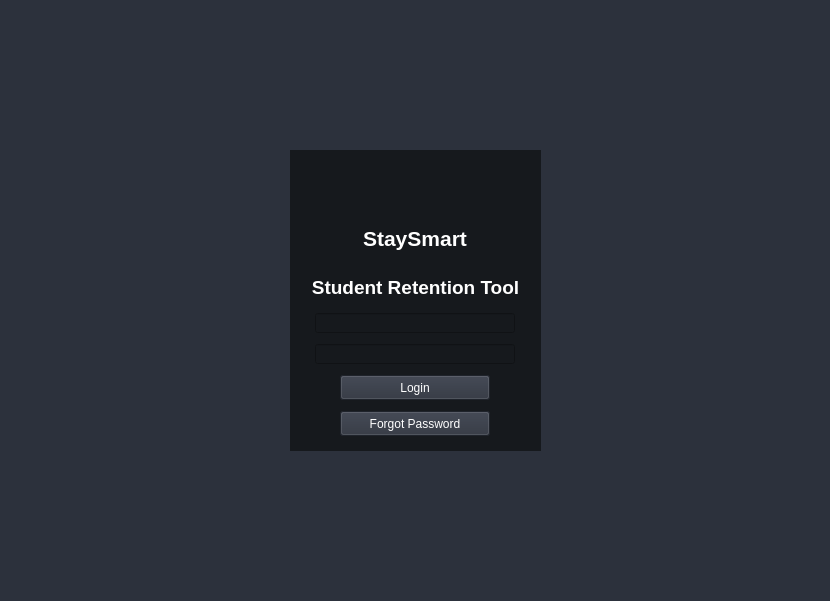
<?xml version="1.0" encoding="UTF-8"?>
<ui version="4.0">
 <class>Form</class>
 <widget class="QWidget" name="Form">
  <property name="geometry">
   <rect>
    <x>0</x>
    <y>0</y>
    <width>830</width>
    <height>601</height>
   </rect>
  </property>
  <property name="minimumSize">
   <size>
    <width>800</width>
    <height>600</height>
   </size>
  </property>
  <property name="windowTitle">
   <string>Form</string>
  </property>
  <property name="styleSheet">
   <string notr="true">background-color: rgb(44, 49, 60);</string>
  </property>
  <widget class="QWidget" name="widget" native="true">
   <property name="geometry">
    <rect>
     <x>290</x>
     <y>150</y>
     <width>251</width>
     <height>301</height>
    </rect>
   </property>
   <property name="styleSheet">
    <string notr="true">background-color: rgb(22, 25, 29);
color: white;
button-color: rgb(44, 49, 60);</string>
   </property>
   <layout class="QVBoxLayout" name="verticalLayout">
    <property name="leftMargin">
     <number>10</number>
    </property>
    <property name="topMargin">
     <number>10</number>
    </property>
    <property name="rightMargin">
     <number>10</number>
    </property>
    <property name="bottomMargin">
     <number>10</number>
    </property>
    <item>
     <layout class="QHBoxLayout" name="horizontalLayout">
      <item>
       <widget class="QLabel" name="label">
        <property name="minimumSize">
         <size>
          <width>45</width>
          <height>50</height>
         </size>
        </property>
        <property name="maximumSize">
         <size>
          <width>45</width>
          <height>50</height>
         </size>
        </property>
        <property name="text">
         <string/>
        </property>
        <property name="pixmap">
         <pixmap resource="resources/resources2.qrc">:/images/Stay Smart Logo 1.png</pixmap>
        </property>
        <property name="scaledContents">
         <bool>true</bool>
        </property>
       </widget>
      </item>
     </layout>
    </item>
    <item alignment="Qt::AlignHCenter">
     <widget class="QLabel" name="label_2">
      <property name="maximumSize">
       <size>
        <width>200</width>
        <height>35</height>
       </size>
      </property>
      <property name="font">
       <font>
        <pointsize>16</pointsize>
        <bold>true</bold>
       </font>
      </property>
      <property name="text">
       <string>StaySmart</string>
      </property>
      <property name="alignment">
       <set>Qt::AlignHCenter|Qt::AlignTop</set>
      </property>
     </widget>
    </item>
    <item>
     <widget class="QLabel" name="label_3">
      <property name="maximumSize">
       <size>
        <width>250</width>
        <height>30</height>
       </size>
      </property>
      <property name="font">
       <font>
        <pointsize>14</pointsize>
        <bold>true</bold>
       </font>
      </property>
      <property name="text">
       <string>Student Retention Tool</string>
      </property>
      <property name="alignment">
       <set>Qt::AlignCenter</set>
      </property>
     </widget>
    </item>
    <item alignment="Qt::AlignHCenter">
     <widget class="QLineEdit" name="lineEdit">
      <property name="minimumSize">
       <size>
        <width>200</width>
        <height>20</height>
       </size>
      </property>
      <property name="maximumSize">
       <size>
        <width>200</width>
        <height>20</height>
       </size>
      </property>
     </widget>
    </item>
    <item alignment="Qt::AlignHCenter">
     <widget class="QLineEdit" name="lineEdit_2">
      <property name="minimumSize">
       <size>
        <width>200</width>
        <height>20</height>
       </size>
      </property>
      <property name="maximumSize">
       <size>
        <width>200</width>
        <height>20</height>
       </size>
      </property>
     </widget>
    </item>
    <item alignment="Qt::AlignHCenter">
     <widget class="QPushButton" name="pushButton">
      <property name="minimumSize">
       <size>
        <width>150</width>
        <height>25</height>
       </size>
      </property>
      <property name="maximumSize">
       <size>
        <width>150</width>
        <height>25</height>
       </size>
      </property>
      <property name="styleSheet">
       <string notr="true">background-color: rgb(44, 49, 60);</string>
      </property>
      <property name="text">
       <string>Login</string>
      </property>
     </widget>
    </item>
    <item alignment="Qt::AlignHCenter">
     <widget class="QPushButton" name="pushButton_2">
      <property name="minimumSize">
       <size>
        <width>150</width>
        <height>25</height>
       </size>
      </property>
      <property name="maximumSize">
       <size>
        <width>150</width>
        <height>25</height>
       </size>
      </property>
      <property name="font">
       <font>
        <bold>false</bold>
       </font>
      </property>
      <property name="styleSheet">
       <string notr="true">background-color: rgb(44, 49, 60);</string>
      </property>
      <property name="text">
       <string>Forgot Password</string>
      </property>
     </widget>
    </item>
   </layout>
  </widget>
 </widget>
 <resources>
  <include location="resources/resources2.qrc"/>
 </resources>
 <connections/>
</ui>
